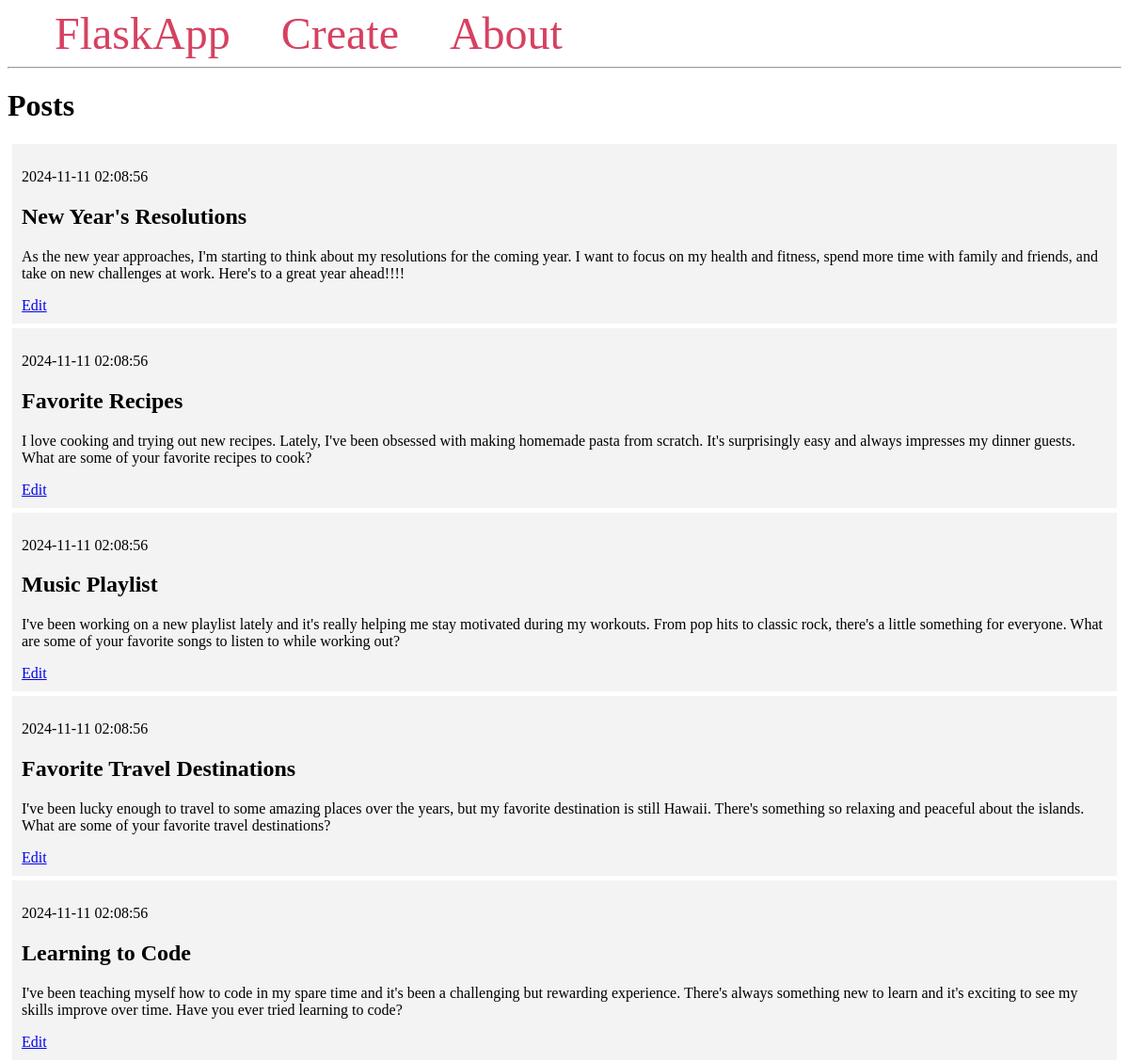
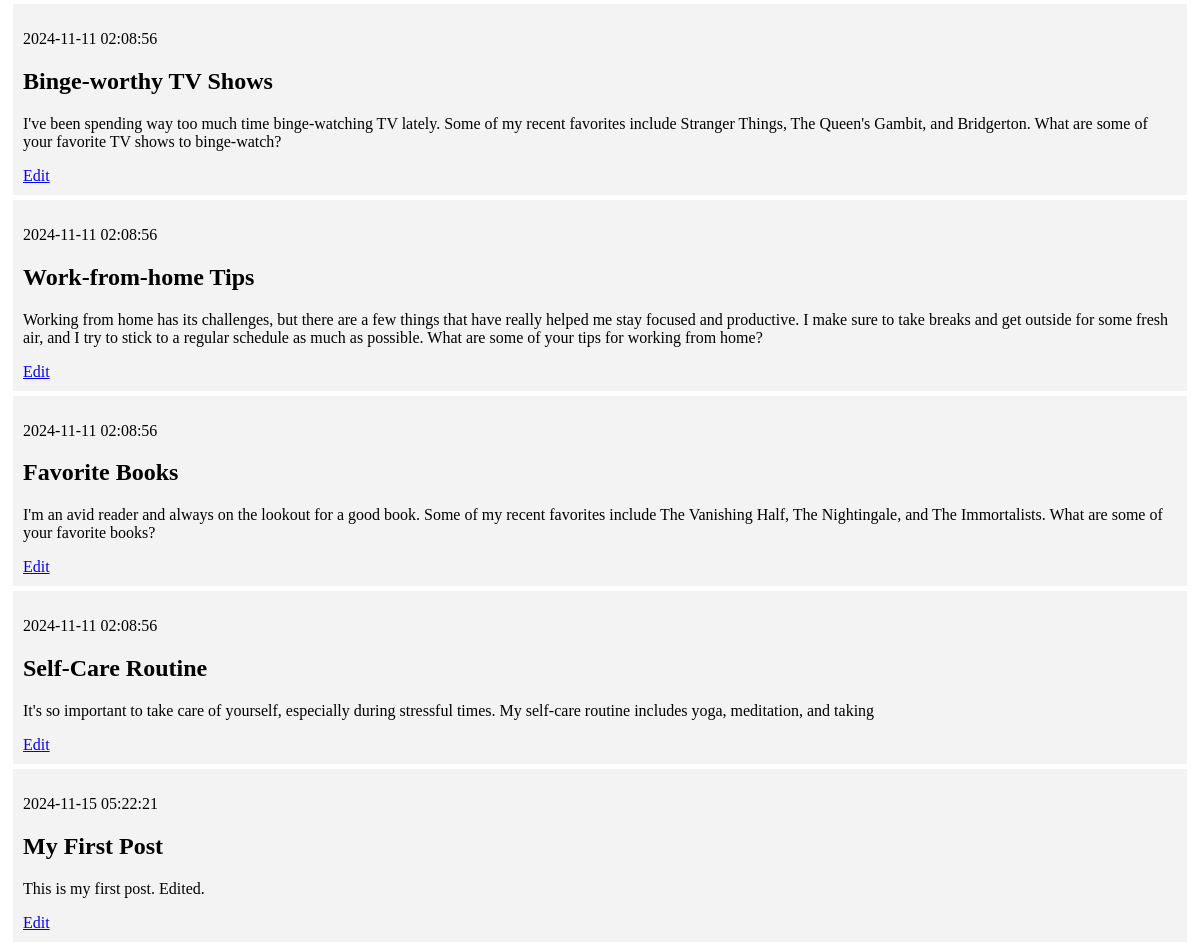
The page / on the database its author committed (2 pictures, top to bottom).
### tables this page shows
CREATE TABLE posts (
    id INTEGER PRIMARY KEY AUTOINCREMENT,
    created TIMESTAMP NOT NULL DEFAULT CURRENT_TIMESTAMP,
    title TEXT NOT NULL,
    content TEXT NOT NULL
);

### app.py (the view)
@app.route('/')
def index():
    conn=get_db_connection()
    posts=conn.execute('SELECT * FROM posts').fetchall()
    conn.close()
    return render_template('index.html', posts=posts)
    return "<h1>Welcome to Quanah's Blog</h1>"

### app.py (called while the page is built)
def get_db_connection():
    conn = sqlite3.connect('database.db')
    conn.row_factory = sqlite3.Row
    return conn

### templates/index.html
{% extends 'base.html' %}
{% block content %}
    <h1>{% block title %} Posts {% endblock %}</h1>
    {% for post in posts %}
        <div class='post'>
            <p>{{ post['created'] }}</p>
            <h2>{{ post['title'] }}</h2>
            <p>{{ post['content'] }}</p>
            <a href="{{ url_for('edit', id=post['id']) }}">Edit</a>
        </div>
    {% endfor %}
{% endblock %}

### templates/base.html (shortened to what this page needs)
<!DOCTYPE html>
<html lang="en">
<head>
</head>
<body>
    <nav>
        <a href="{{ url_for('index') }}">FlaskApp</a>
        <a href="{{ url_for('create') }}">Create</a>
        <a href="#">About</a>
    </nav>
    <hr>
    <div class="content">
        {% block content %} {% endblock %}
    </div>
</body>
</html>

### templates/base.html (style rules this page uses)
.post { padding: 10px; margin: 5px; background-color: #f3f3f3 }
nav a { color: #d64161; font-size: 3em; margin-left: 50px; text-decoration: none; }

### rows shown on the page
posts: created "2024-11-11 02:08:56", title "New Year's Resolutions", content "As the new year approaches, I'm starting to think about my resolutions for the coming year. I want to focus on my health and fitness, spend more time with family and friends, and take on new challenges at work. Here's to a great year ahead!!!!"
posts: created "2024-11-11 02:08:56", title "Favorite Recipes", content "I love cooking and trying out new recipes. Lately, I've been obsessed with making homemade pasta from scratch. It's surprisingly easy and always impresses my dinner guests. What are some of your favorite recipes to cook?"
posts: created "2024-11-11 02:08:56", title "Music Playlist", content "I've been working on a new playlist lately and it's really helping me stay motivated during my workouts. From pop hits to classic rock, there's a little something for everyone. What are some of your favorite songs to listen to while working out?"
posts: created "2024-11-11 02:08:56", title "Favorite Travel Destinations", content "I've been lucky enough to travel to some amazing places over the years, but my favorite destination is still Hawaii. There's something so relaxing and peaceful about the islands. What are some of your favorite travel destinations?"
posts: created "2024-11-11 02:08:56", title "Learning to Code", content "I've been teaching myself how to code in my spare time and it's been a challenging but rewarding experience. There's always something new to learn and it's exciting to see my skills improve over time. Have you ever tried learning to code?"
posts: created "2024-11-11 02:08:56", title "Binge-worthy TV Shows", content "I've been spending way too much time binge-watching TV lately. Some of my recent favorites include Stranger Things, The Queen's Gambit, and Bridgerton. What are some of your favorite TV shows to binge-watch?"
posts: created "2024-11-11 02:08:56", title "Work-from-home Tips", content "Working from home has its challenges, but there are a few things that have really helped me stay focused and productive. I make sure to take breaks and get outside for some fresh air, and I try to stick to a regular schedule as much as possible. What are some of your tips for working from home?"
posts: created "2024-11-11 02:08:56", title "Favorite Books", content "I'm an avid reader and always on the lookout for a good book. Some of my recent favorites include The Vanishing Half, The Nightingale, and The Immortalists. What are some of your favorite books?"
posts: created "2024-11-11 02:08:56", title "Self-Care Routine", content "It's so important to take care of yourself, especially during stressful times. My self-care routine includes yoga, meditation, and taking"
posts: created "2024-11-15 05:22:21", title "My First Post", content "This is my first post. Edited."
